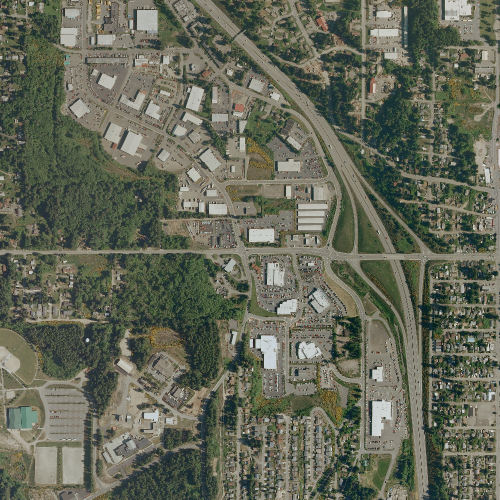
#> input picture data/PNG/1000x1000/RGB.png, 1000 x 1000 px, found by its file name (shown at 1/2 size)
$ python resizePNG.py
#> lines starting #> are read from the running program, lines starting #| are printed output that depends on the picture; after the words box and inside, x2 and y2 are one past the last pixel; in counts of white or black regions, pixels touching at a corner belong together
# Resize and Preserve Aspect Ratio
import cv2


input_RGB_RAW = "PNG/RGB.png"
input_GT_RAW = "PNG/GT.png"

output_RGB_Resized = "PNG/1000x1000/RGB.png"
output_GT_Resized = "PNG/1000x1000/GT.png"


def resizePNG(input, output, scale_percent=20):
    ''' 20% percent of original size
    '''
#> called with input = 'PNG/RGB.png', output = 'PNG/1000x1000/RGB.png', scale_percent = 20
    img = cv2.imread(input, cv2.IMREAD_UNCHANGED)
#> img is the input picture: shape (1000, 1000, 3); mean B, G, R 88, 103.9, 100.6
    # print('Original Dimensions : ', img.shape)

    width = int(img.shape[1] * scale_percent / 100)
#> width = 200
    height = int(img.shape[0] * scale_percent / 100)
#> height = 200
    dim = (width, height)
#> dim = (200, 200)

    # resize image
    # INTER_NEAREST / INTER_AREA
    resized = cv2.resize(img, dim, interpolation=cv2.INTER_NEAREST)
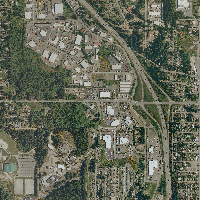
#> resized: shape (200, 200, 3); mean B, G, R 88.2, 104, 100.8

    # print('Resized Dimensions : ', resized.shape)

    # save image
    status = cv2.imwrite(output, resized)
    # print("Resized Image written to file-system : ", status)
    return status


if __name__ == '__main__':
    # print("Resize the PNG image with OpenCV:")
    resizePNG(input_RGB_RAW, output_RGB_Resized)
    resizePNG(input_GT_RAW, output_GT_Resized)
#> call 2 of resizePNG, with input = 'PNG/GT.png', output = 'PNG/1000x1000/GT.png', scale_percent = 20
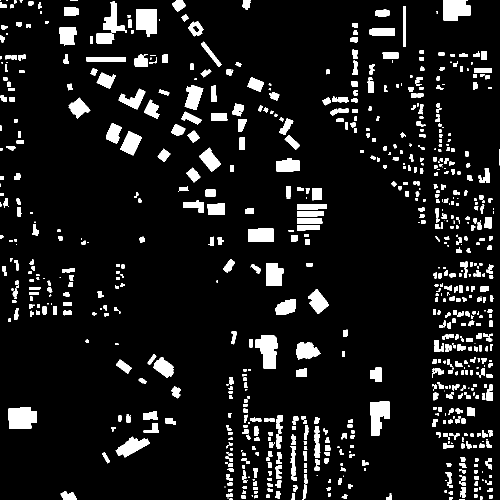
#> input picture data/PNG/1000x1000/GT.png, 1000 x 1000 px, found by its file name (shown at 1/2 size)
#> in resizePNG (call 2), `img = cv2.imread(input, cv2.IMREAD_UNCHANGED)`: img: shape (1000, 1000); 9.1% white; 874 white regions (159 under 20 px), largest, box (x1, y1, x2, y2) and area: (17, 814, 73, 858) 2131, (511, 670, 555, 737) 2063, (272, 19, 314, 73) 1906
#> in resizePNG (call 2), `resized = cv2.resize(img, dim, interpolation=cv2.INTER_NEAREST)`:
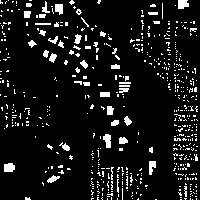
#> resized: shape (200, 200); 9% white; 558 white regions (519 under 20 px), largest, box (x1, y1, x2, y2) and area: (4, 163, 15, 172) 87, (178, 0, 189, 9) 84, (103, 134, 111, 148) 83
    # print("Done")
